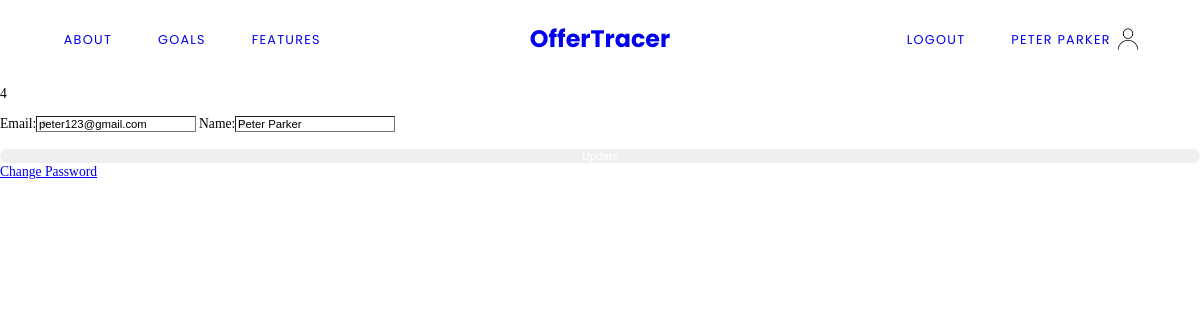
The app's page /account (signed in), older data.
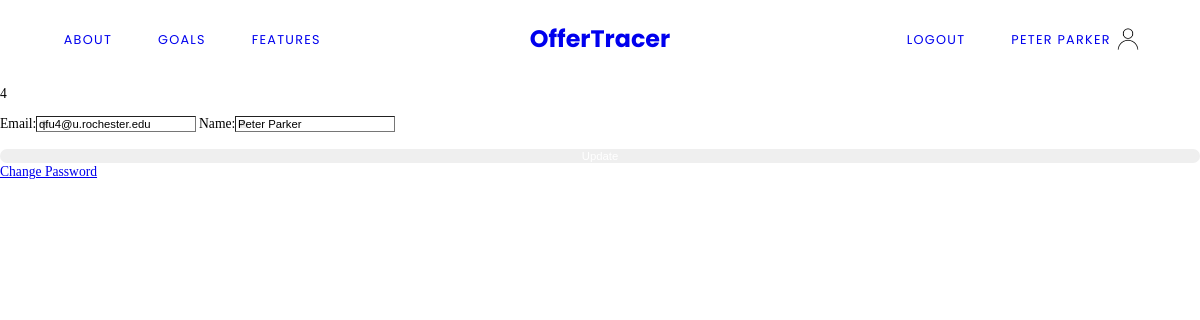
The same page, newer data.
### models.py (models this page shows, shortened)
class User(UserMixin, db.Model):
	id = db.Column(db.Integer, primary_key=True)
	email = db.Column(db.String(100), unique=True, nullable=False)
	password = db.Column(db.String(100), nullable=False)
	name = db.Column(db.String(100), nullable=False)
	jobs = db.relationship('Job', backref='author', lazy=True)
	tasks = db.relationship('Task', backref='author', lazy=True)

### main.py (the view)
@main.route('/account')
@login_required
def account():
	return render_template('account.html', name=current_user.name)

### app.py (called while the page is built)
@login_manager.user_loader
def load_user(user_id):
	return User.query.get(int(user_id))

### templates/account.html (shortened to what this page needs)
{% extends "base.html" %}
{% block content %}
	<h2>{{current_user.name}}</h2>
	<p>{{current_user.email}}</p>
	<p>{{current_user.id}}</p>
	<form method="POST" action="/account">
	<label for="email">Email:</label><input type="email" name="email" id="email" value="{{current_user.email}}" required>
	<label for="name">Name:</label><input type="text" name="name" id="name" value="{{current_user.name}}" required>
	<input type="submit" value="Update" class="submit" id="submit">
	</form>
	<a href="{{url_for('auth.request_reset')}}">Change Password</a>
{% endblock %}

### templates/base.html (shortened to what this page needs)
<!DOCTYPE html>
<html lang="en">
<head>
	<link rel="stylesheet" type="text/css" href="{{ url_for('static', filename='css/nav.css') }}">
	<link rel="stylesheet" type="text/css" href="{{ url_for('static', filename='css/styles.css') }}">
	<link rel="stylesheet" type="text/css" href="{{ url_for('static', filename='css/loginsys.css') }}">
	<link rel="stylesheet" type="text/css" href="{{ url_for('static', filename='css/dashboard.css') }}">
</head>
<body>
	<nav class="main-menu notAuth">
			<div class="m1">
				<a href="/#second" class="navLink">About</a>
				<a href="/#third" class="navLink">Goals</a>
				<a href="/#forth" class="navLink">Features</a>
			</div>
			<div class="title">
				<a href="{{url_for('main.index')}}">OfferTracer</a>
			</div>
			<div class="m2">
				{% if current_user.is_authenticated %}
				<a href="{{url_for('auth.logout')}}" class="navLink">Logout</a>
				<a href="{{url_for('main.dashboard')}}" class="accName">{{ name }}</a>
				{% endif %}
			</div>
	</nav>
	<div class="container">
		{% block content %}
		{% endblock %}
	</div>
</body>
</html>

### static/css/nav.css (style rules this page uses)
.main-menu { top: 0; width: 100%; display: grid; grid-template-columns: 1fr 1fr 1fr; padding-top: 25px; padding-bottom: 25px; }
.notAuth { overflow: hidden; background-color: transparent; position: fixed; z-index: 1000; }
.main-menu a { text-decoration: none; font-family: 'Poppins', sans-serif; }
.title { margin: 0 auto; align-self: center; text-align: center; }
.m1 { padding-left: 50px; padding-top: 11px; }
.m2 { padding-right: 40px; text-align: right; padding-top: 11px; }
.title a { font-size: 28px; font-weight: bolder; }
.m1 a, .m2 a { text-transform: uppercase; margin-left: 25px; margin-right: 25px; font-size: 15px; letter-spacing: 1.5px; }
.accName { background-image: url(../images/user.png); background-repeat: no-repeat; background-position: right; background-size: contain; padding-right: 40px; padding-top: 10px; padding-bottom: 10px; }

### static/css/styles.css (style rules this page uses)
html, body, .container { margin: 0; height: 100%; }
@media (max-width: 1350px) { html { zoom: 90%; } }
@media (max-width: 1250px) { html { zoom: 85%; } }

### static/css/loginsys.css (style rules this page uses)
.submit { margin-top: 20px; outline: none; border: none; color: white; width: 100%; border-radius: 30px; }
#email { background-image: url(../images/email.png); background-repeat: no-repeat; background-position: left; background-size: contain; }
#name { background-image: url(../images/name.png); background-repeat: no-repeat; background-position: left; background-size: contain; }

Row changes from the older to the newer data that the page shows:
changed User "PETER PARKER": email "peter123@gmail.com" → "qfu4@u.rochester.edu"
